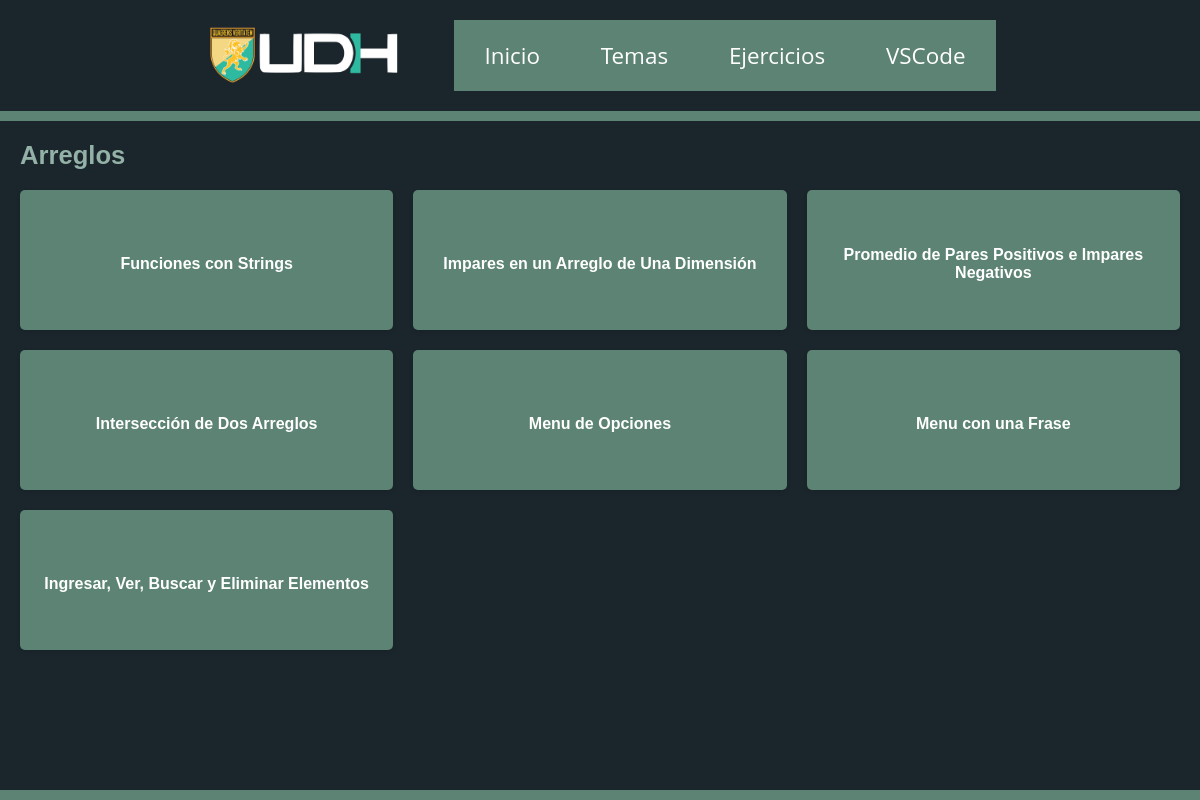
Screenshot of /ejercicios/Arreglos/ with the database file from the repository.
### exercises/models.py (models this page shows, shortened)
class Categories(models.Model):
    name = models.CharField(max_length=15)
    icon = models.CharField(max_length=150, default='set-iconify-here')
    summary = models.TextField(default='resumen')
    content = models.TextField(default='texto')

class Exercises(models.Model):
    category = models.ForeignKey(Categories, on_delete=models.CASCADE)
    title = models.CharField(max_length=100)
    desc = models.TextField()
    cpp_snippet = models.TextField()
    py_snippet = models.TextField()

### exercises/views.py (the view)
# urls.py: path('ejercicios/<str:category_name>/', exercise_list, name='lista'),
def exercise_list(request, category_name):
    category = get_object_or_404(Categories, name=category_name)
    exercise = Exercises.objects.filter(category=category)
    return render(request, 'exercise_list.html',
                  {'category': category, 'exercise': exercise})

### exercises/static/templates/exercise_list.html
{% extends 'base.html' %}
{% block content %}
<h2>{{ category.name }}</h2>
<div class="category-grid-container">
    <div class="category-grid">
        {% for id in exercise %}
        <a href="{% url 'ejemplo' category.name id.title %}">
            <div class="category-card-ex">
                <h3>{{ id.title }}</h3>
            </div>
        </a>
        {% endfor %}
    </div>
</div>
{% endblock %}

### exercises/static/css/main.css (style rules this page uses)
* { margin: 0; padding: 0; }
body { display: flex; flex-direction: column; min-height: 100vh; background-color: #1B262C; margin: 0; font-family: "Open Sans", "Helvetica Neue", Helvetica, Arial, sans-serif; }
h2, p { color: #FAF0E6; margin-bottom: 20px; }
h2 { font-size: 160%; font-family: 'Ubuntu', sans-serif; color: #93B1A6; }
a { text-decoration: none; }
.category-card, .category-card-ex { display: flex; flex-direction: column; justify-content: center; background-color: #5C8374; height: 120px; padding: 10px; border-radius: 5px; box-shadow: 0 2px 4px rgba(0, 0, 0, 0.1); text-align: center; transition: transform 0.2s ease, box-shadow 0.2s ease; }
.category-card-ex h3 { font-size: 100%; font-family: 'Dosis', sans-serif; color: #fff; margin: 10px 10px 2px 10px; }
.category-grid { display: grid; grid-template-rows: auto; grid-gap: 20px; }
@media (max-width: 1399px) { .category-grid { grid-template-columns: repeat(3, minmax(20vh, 1fr)); } }

### rows the page displays
Categories: name "Arreglos"
Exercises: title "Funciones con Strings"
Exercises: title "Impares en un Arreglo de Una Dimensión"
Exercises: title "Promedio de Pares Positivos e Impares Negativos"
Exercises: title "Intersección de Dos Arreglos"
Exercises: title "Menu de Opciones"
Exercises: title "Menu con una Frase"
Exercises: title "Ingresar, Ver, Buscar y Eliminar Elementos"
